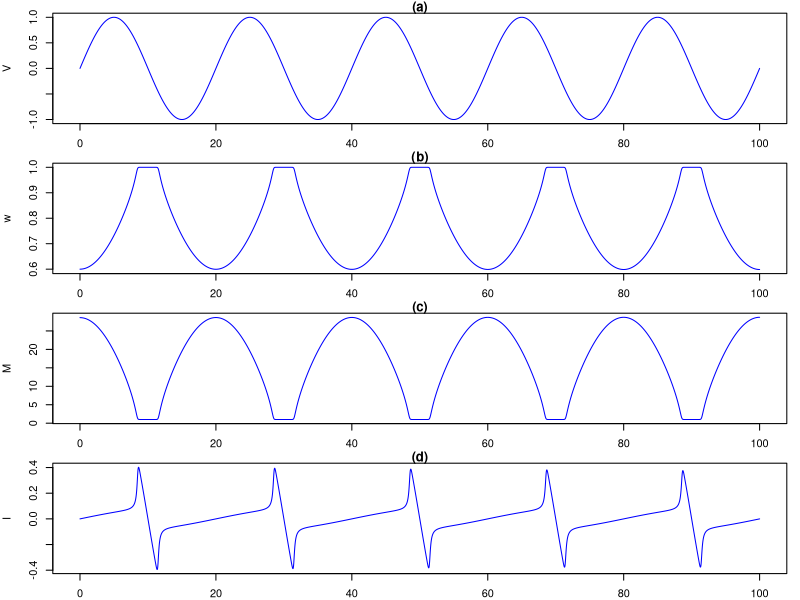

Here is the R script that generated this plot:
library(deSolve)

params <- list(
  eta = 1,
  D = 1,          # nm
  R_OFF = 70,     # Ohms
  R_ON = 1,       # Ohms
  p = 10,
  v0 = 1,         # V
  T = 20          # s
)

# Initial condition for the state variable w (width of the doped region normalized)
state <- c(w = 0.6)

# Differential equation model describing the memristor dynamics
memristor_model <- function(t, state, params) {
  with(as.list(c(state, params)), {
    w <- as.numeric(w)
    
    # Ensure w remains physically valid between 0 and 1
    w <- min(max(w, 0), 1) 
    
    # Voltage waveform applied to the memristor: sinusoidal with amplitude v0 and period T
    V <- v0 * sin(2 * pi * t / T)
    
    # Window function f_wp that modulates the speed of state variable change
    # It depends on w and parameter p, shaping how w evolves near its bounds
    f_wp <- 1 - (2*w - 1)^(2*p)
    
    # Memristor resistance M as weighted average of ON and OFF resistances based on w
    M <- R_ON * w / D + R_OFF * (1 - w / D)
    
    # Current I through the memristor via Ohm's law
    I <- V / M
    
    # Differential equation for w
    # Rate of change of w depends on eta, window function, and current I
    dw_dt <- eta * f_wp * I
    
    # Return derivative and monitored variables for integration output
    list(c(dw_dt), c(V = V, w = w, M = M, I = I))
  })
}

# Time points at which to numerically solve the ODE (from 0 to 100 in steps of 0.01)
time <- seq(0, 100, by = 0.01)

# Numerical solution of the ODE using the 'ode' function from deSolve package
# This function applies adaptive Runge-Kutta based methods or others to solve ODEs
out <- ode(
  y = state,        # initial state vector
  times = time,     # time points for evaluation
  func = memristor_model,  # model describing derivatives
  parms = params    # parameters required by model
)

# Convert output to data frame for easier plotting and analysis
out <- as.data.frame(out)

# Plot the results: voltage (V), state variable (w), resistance (M), and current (I)
par(mfrow = c(4, 1), mar = c(2, 4, 1, 1))
plot(out$time, out$V, type = "l", col = "blue", ylab = expression(V), xlab = "", main = "(a)")
plot(out$time, out$w, type = "l", col = "blue", ylab = expression(w), xlab = "", main = "(b)")
plot(out$time, out$M, type = "l", col = "blue", ylab = expression(M), xlab = "", main = "(c)")
plot(out$time, out$I, type = "l", col = "blue", ylab = expression(I), xlab = "time (s)", main = "(d)")
